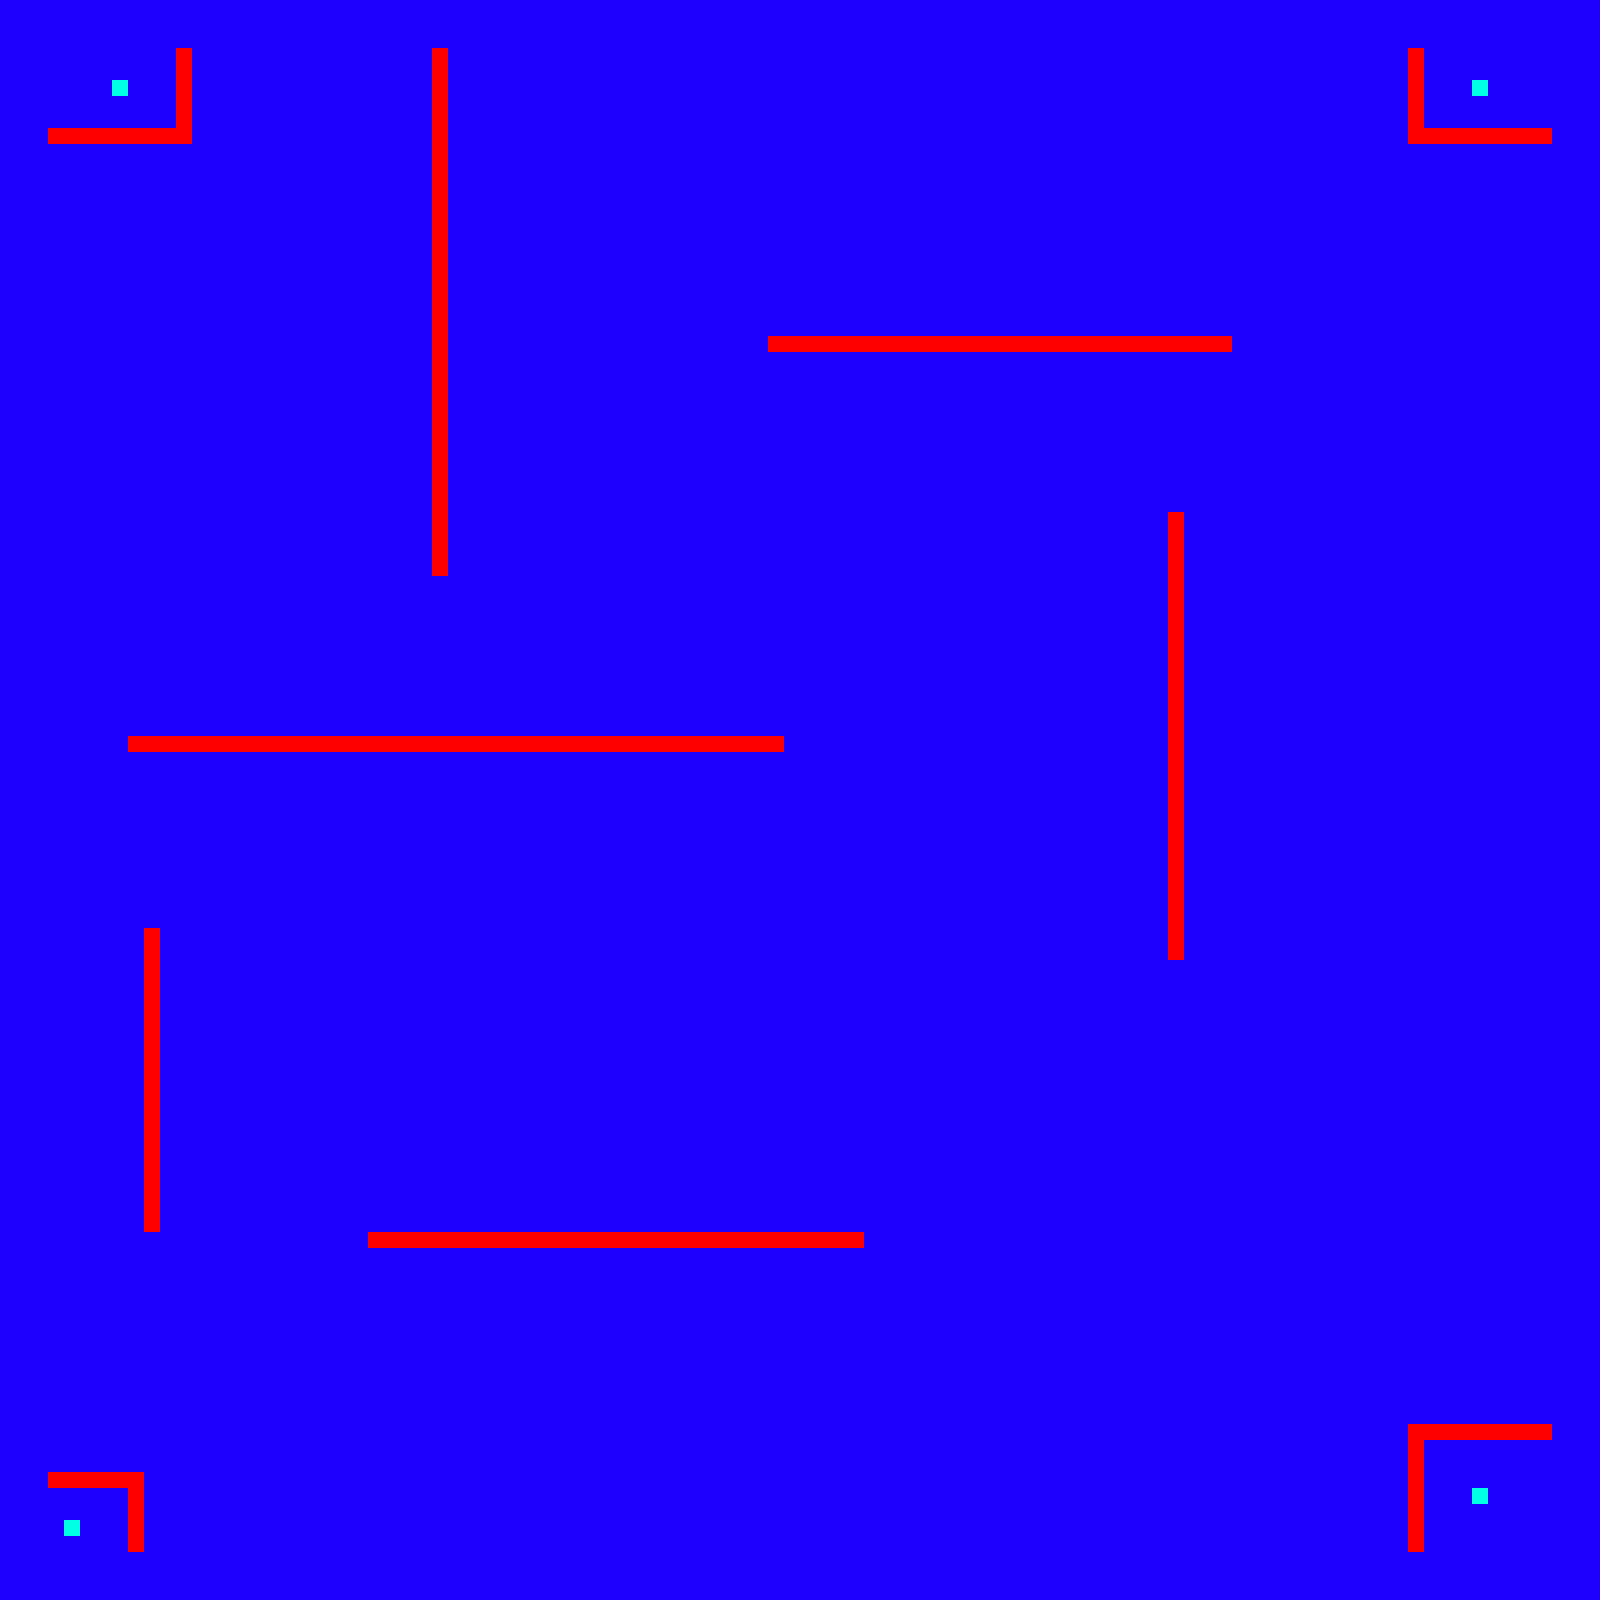

This is a level from a 2D game, rendered from its Tiled map with the project's own tilesets. A one-line summary and the map file follow, with tile-layer data summarised:
An orthogonal 100x100 tile map with 16x16 px tiles, 1 tile layer (Tile Layer 1).

<map version="1.0" orientation="orthogonal" width="100" height="100" tilewidth="16" tileheight="16">
 <tileset firstgid="1" name="bd2_Tileset_1" tilewidth="16" tileheight="16" spacing="2">
  <image source="bd2_Tileset_1.png" width="54" height="36" />
 </tileset>
 <layer name="Tile Layer 1" width="100" height="100">
  <data>[10000 cells, 10000 non-empty, 3 distinct tile ids]</data>
 </layer>
</map>
